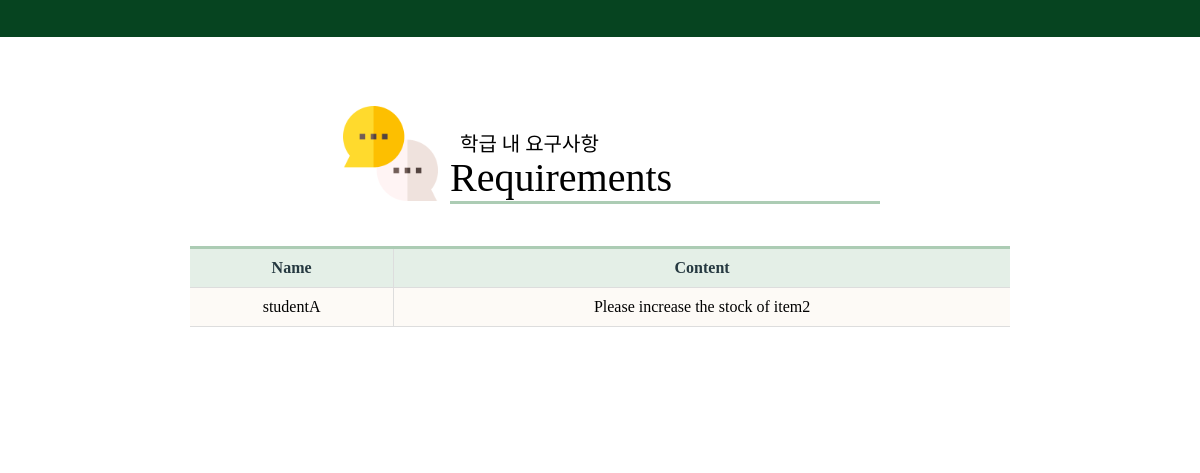
/requirement, run on the app's committed database.
### administrator/models.py (models this page shows, shortened)
class Requirements(models.Model):
    student = models.ForeignKey(Student, on_delete=models.CASCADE, null=False)
    content = models.TextField(null=False)
    created_date = models.DateTimeField(auto_now_add=True)

class Student(models.Model):
    name = models.CharField(max_length=20, null=False)
    point =  models.IntegerField( null=True, blank=True)
    point_used = models.IntegerField(default=0, blank=True, null=True)

### administrator/views.py (the view)
# urls.py: path('requirement', views.RequirementView.as_view(), name='requirement'),
class RequirementView(ListView):
    template_name = 'administrator/requirement/request.html'
    model = Requirements

### administrator/templates/administrator/requirement/request.html (shortened to what this page needs)
{% extends 'administrator/observation/student.html' %}
{% load static %}
{% block title %}
    <link rel="stylesheet" href="{% static 'All.css' %}" />
{% endblock title %}
{% block subject %}
    <h3>학급 내 요구사항</h3>
    <h1>Requirements</h1>
{% endblock subject %}
{% block top %}
    <img id="topImg" src="{%static 'requirement/request.png' %}"/>
{% endblock top %}
{% block table %}
    <th >Name</th>
    <th >Content</th>
{% endblock table %}
{% block data %}
{% for object in object_list %}
    <tr>
        <td>{{ object.student.name }}</td>
        <td>{{ object.content }}</td>
    </tr>
{% endfor %}
{% endblock data %}

### administrator/static/All.css (style rules this page uses)
body { display: flex; justify-content: center; align-items: center; background: rgb(255, 255, 255); overflow:auto; }
h1 { position:relative; font-size:40px; color: rgb(0, 0, 0); font-weight:500; top:70px; left:65px; margin-left: auto; margin-right: auto; width:430px; border-bottom:3px solid rgb(172, 204, 180); z-index:0; }
h3 { position:relative; font-size:20px; color: rgb(0, 0, 0); font-weight:500; top:100px; left:70px; margin-left: auto; margin-right: auto; width:420px; z-index:0; }
#topImg { position:relative; display:block; margin:auto; width:95px; height:95px; left:-210px; top:-55px; border-bottom:2px; z-index:2; }
.table th { color: rgb(38, 57, 65); background: rgb(228, 239, 231); text-align: center; }
.table th, .table td { padding: 10px; border: 1px solid #ddd; }
.table th:first-child, .table td:first-child { border-left: 0; }
.table th:last-child, .table td:last-child { border-right: 0; }
.table tr { background: rgb(253, 250, 246); }
.table tr td:first-child { text-align: center; }

### data on the page
Requirements: student.name "studentA", content "Please increase the stock of item2"
